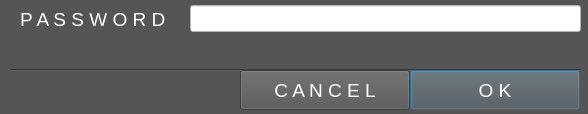
<?xml version="1.0" encoding="UTF-8"?>
<ui version="4.0">
 <class>Dialog</class>
 <widget class="QDialog" name="Dialog">
  <property name="geometry">
   <rect>
    <x>0</x>
    <y>0</y>
    <width>588</width>
    <height>114</height>
   </rect>
  </property>
  <property name="windowTitle">
   <string>E N T E R  P A S S W O R D  . . .</string>
  </property>
  <property name="styleSheet">
   <string notr="true">background: rgb(85, 85, 85);</string>
  </property>
  <widget class="QLabel" name="label_2">
   <property name="geometry">
    <rect>
     <x>20</x>
     <y>9</y>
     <width>151</width>
     <height>21</height>
    </rect>
   </property>
   <property name="font">
    <font>
     <pointsize>14</pointsize>
    </font>
   </property>
   <property name="styleSheet">
    <string notr="true">color: white;</string>
   </property>
   <property name="text">
    <string>P A S S W O R D  :</string>
   </property>
  </widget>
  <widget class="QLineEdit" name="password">
   <property name="geometry">
    <rect>
     <x>190</x>
     <y>5</y>
     <width>391</width>
     <height>27</height>
    </rect>
   </property>
   <property name="styleSheet">
    <string notr="true">background: white</string>
   </property>
   <property name="echoMode">
    <enum>QLineEdit::Password</enum>
   </property>
  </widget>
  <widget class="Line" name="line">
   <property name="geometry">
    <rect>
     <x>10</x>
     <y>60</y>
     <width>571</width>
     <height>20</height>
    </rect>
   </property>
   <property name="orientation">
    <enum>Qt::Horizontal</enum>
   </property>
  </widget>
  <widget class="QPushButton" name="okButton">
   <property name="geometry">
    <rect>
     <x>410</x>
     <y>70</y>
     <width>170</width>
     <height>40</height>
    </rect>
   </property>
   <property name="font">
    <font>
     <pointsize>14</pointsize>
    </font>
   </property>
   <property name="styleSheet">
    <string notr="true">color: white</string>
   </property>
   <property name="text">
    <string>O K</string>
   </property>
   <property name="icon">
    <iconset>
     <normaloff>../../../../lib/images/mail-mark-notjunk.png</normaloff>../../../../lib/images/mail-mark-notjunk.png</iconset>
   </property>
   <property name="iconSize">
    <size>
     <width>32</width>
     <height>32</height>
    </size>
   </property>
  </widget>
  <widget class="QPushButton" name="cancelButton">
   <property name="geometry">
    <rect>
     <x>240</x>
     <y>70</y>
     <width>170</width>
     <height>40</height>
    </rect>
   </property>
   <property name="font">
    <font>
     <pointsize>14</pointsize>
    </font>
   </property>
   <property name="styleSheet">
    <string notr="true">color: white</string>
   </property>
   <property name="text">
    <string>C A N C E L</string>
   </property>
   <property name="icon">
    <iconset>
     <normaloff>../../../../lib/images/window-close.png</normaloff>../../../../lib/images/window-close.png</iconset>
   </property>
   <property name="iconSize">
    <size>
     <width>32</width>
     <height>32</height>
    </size>
   </property>
  </widget>
  <widget class="QLabel" name="error_message">
   <property name="geometry">
    <rect>
     <x>190</x>
     <y>40</y>
     <width>391</width>
     <height>17</height>
    </rect>
   </property>
   <property name="styleSheet">
    <string notr="true">color: red</string>
   </property>
   <property name="text">
    <string/>
   </property>
  </widget>
 </widget>
 <resources/>
 <connections/>
</ui>
